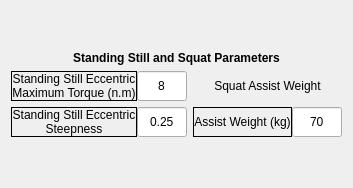
     <widget class="QWidget" name="Squat_Page">
      <layout class="QVBoxLayout" name="verticalLayout_21">
       <item>
        <spacer name="standingStill_Up_verticalSpacer">
         <property name="orientation">
          <enum>Qt::Vertical</enum>
         </property>
         <property name="sizeHint" stdset="0">
          <size>
           <width>20</width>
           <height>40</height>
          </size>
         </property>
        </spacer>
       </item>
       <item>
        <widget class="QLabel" name="standingstill_and_squatparameters_label">
         <property name="maximumSize">
          <size>
           <width>16777215</width>
           <height>25</height>
          </size>
         </property>
         <property name="font">
          <font>
           <weight>75</weight>
           <bold>true</bold>
          </font>
         </property>
         <property name="text">
          <string>Standing Still and Squat Parameters</string>
         </property>
         <property name="alignment">
          <set>Qt::AlignCenter</set>
         </property>
         <property name="wordWrap">
          <bool>true</bool>
         </property>
        </widget>
       </item>
       <item>
        <layout class="QHBoxLayout" name="standinStill_and_SquatParameters_horizontalLayout">
         <item>
          <layout class="QHBoxLayout" name="horizontalLayout_44">
           <item>
            <layout class="QVBoxLayout" name="SSEMTSSTS_verticalLayout">
             <item>
              <layout class="QHBoxLayout" name="SSEMT_horizontalLayout">
               <property name="spacing">
                <number>0</number>
               </property>
               <item>
                <widget class="QLabel" name="sq_ssEccMaxTorque_label">
                 <property name="minimumSize">
                  <size>
                   <width>0</width>
                   <height>0</height>
                  </size>
                 </property>
                 <property name="maximumSize">
                  <size>
                   <width>16777215</width>
                   <height>500</height>
                  </size>
                 </property>
                 <property name="frameShape">
                  <enum>QFrame::Box</enum>
                 </property>
                 <property name="frameShadow">
                  <enum>QFrame::Plain</enum>
                 </property>
                 <property name="text">
                  <string>Standing Still Eccentric Maximum Torque (n.m)</string>
                 </property>
                 <property name="alignment">
                  <set>Qt::AlignCenter</set>
                 </property>
                 <property name="wordWrap">
                  <bool>true</bool>
                 </property>
                </widget>
               </item>
               <item>
                <widget class="QLineEdit" name="sq_ssEccMaxTorque_lineEdit">
                 <property name="minimumSize">
                  <size>
                   <width>50</width>
                   <height>0</height>
                  </size>
                 </property>
                 <property name="maximumSize">
                  <size>
                   <width>40</width>
                   <height>500</height>
                  </size>
                 </property>
                 <property name="text">
                  <string>8</string>
                 </property>
                 <property name="alignment">
                  <set>Qt::AlignCenter</set>
                 </property>
                 <property name="placeholderText">
                  <string>8</string>
                 </property>
                </widget>
               </item>
              </layout>
             </item>
             <item>
              <layout class="QHBoxLayout" name="sq_ssEccK_horizontalLayout">
               <property name="spacing">
                <number>0</number>
               </property>
               <item>
                <widget class="QLabel" name="sq_ssEccK_label">
                 <property name="minimumSize">
                  <size>
                   <width>0</width>
                   <height>0</height>
                  </size>
                 </property>
                 <property name="maximumSize">
                  <size>
                   <width>16777215</width>
                   <height>500</height>
                  </size>
                 </property>
                 <property name="frameShape">
                  <enum>QFrame::Box</enum>
                 </property>
                 <property name="frameShadow">
                  <enum>QFrame::Plain</enum>
                 </property>
                 <property name="text">
                  <string>Standing Still Eccentric Steepness</string>
                 </property>
                 <property name="alignment">
                  <set>Qt::AlignCenter</set>
                 </property>
                 <property name="wordWrap">
                  <bool>true</bool>
                 </property>
                </widget>
               </item>
               <item>
                <widget class="QLineEdit" name="sq_ssEccK_lineEdit">
                 <property name="minimumSize">
                  <size>
                   <width>50</width>
                   <height>0</height>
                  </size>
                 </property>
                 <property name="maximumSize">
                  <size>
                   <width>40</width>
                   <height>500</height>
                  </size>
                 </property>
                 <property name="text">
                  <string>0.25</string>
                 </property>
                 <property name="alignment">
                  <set>Qt::AlignCenter</set>
                 </property>
                 <property name="placeholderText">
                  <string>0.25</string>
                 </property>
                </widget>
               </item>
              </layout>
             </item>
            </layout>
           </item>
          </layout>
         </item>
         <item>
          <layout class="QVBoxLayout" name="AW_SAW_verticalLayout">
           <item>
            <widget class="QLabel" name="squatAssistWeight_label">
             <property name="text">
              <string>Squat Assist Weight</string>
             </property>
             <property name="alignment">
              <set>Qt::AlignCenter</set>
             </property>
             <property name="wordWrap">
              <bool>true</bool>
             </property>
            </widget>
           </item>
           <item>
            <layout class="QHBoxLayout" name="sq_assistWeight_horizontalLayout">
             <property name="spacing">
              <number>0</number>
             </property>
             <item>
              <widget class="QLabel" name="sq_assistWeight_label">
               <property name="minimumSize">
                <size>
                 <width>0</width>
                 <height>0</height>
                </size>
               </property>
               <property name="maximumSize">
                <size>
                 <width>16777215</width>
                 <height>500</height>
                </size>
               </property>
               <property name="frameShape">
                <enum>QFrame::Box</enum>
               </property>
               <property name="frameShadow">
                <enum>QFrame::Plain</enum>
               </property>
               <property name="text">
                <string>Assist Weight (kg)</string>
               </property>
               <property name="alignment">
                <set>Qt::AlignCenter</set>
               </property>
               <property name="wordWrap">
                <bool>true</bool>
               </property>
              </widget>
             </item>
             <item>
              <widget class="QLineEdit" name="sq_assistWeight_lineEdit">
               <property name="minimumSize">
                <size>
                 <width>50</width>
                 <height>0</height>
                </size>
               </property>
               <property name="maximumSize">
                <size>
                 <width>40</width>
                 <height>500</height>
                </size>
               </property>
               <property name="text">
                <string>70</string>
               </property>
               <property name="alignment">
                <set>Qt::AlignCenter</set>
               </property>
               <property name="placeholderText">
                <string>70</string>
               </property>
              </widget>
             </item>
            </layout>
           </item>
          </layout>
         </item>
        </layout>
       </item>
       <item>
        <spacer name="standingStill_Down_verticalSpacer">
         <property name="orientation">
          <enum>Qt::Vertical</enum>
         </property>
         <property name="sizeHint" stdset="0">
          <size>
           <width>20</width>
           <height>40</height>
          </size>
         </property>
        </spacer>
       </item>
      </layout>
     </widget>
